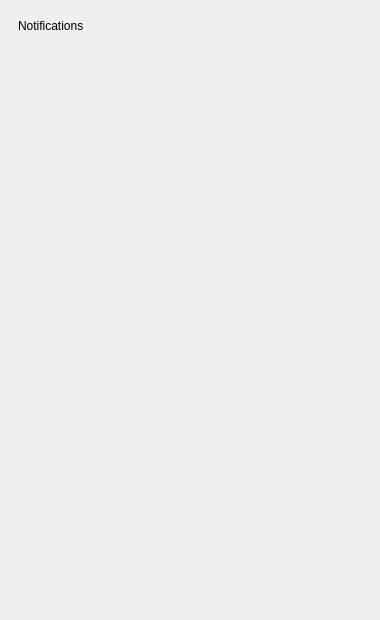
<?xml version="1.0" encoding="UTF-8"?>
<ui version="4.0">
 <class>DashboardNotificationsPanel</class>
 <widget class="QWidget" name="DashboardNotificationsPanel">
  <property name="minimumSize"><size><width>380</width><height>620</height></size></property>
  <layout class="QVBoxLayout" name="rootLayout">
   <property name="spacing"><number>12</number></property>
   <property name="leftMargin"><number>18</number></property>
   <property name="topMargin"><number>16</number></property>
   <property name="rightMargin"><number>18</number></property>
   <property name="bottomMargin"><number>16</number></property>
   <item>
    <layout class="QHBoxLayout" name="headerLayout">
     <item><widget class="QLabel" name="titleLabel"><property name="text"><string>Notifications</string></property></widget></item>
     <item><spacer name="headerSpacer"><property name="orientation"><enum>Qt::Horizontal</enum></property><property name="sizeHint" stdset="0"><size><width>40</width><height>20</height></size></property></spacer></item>
    </layout>
   </item>
   <item><layout class="QHBoxLayout" name="tabsLayout"/></item>
   <item>
    <widget class="QScrollArea" name="scrollArea">
     <property name="frameShape"><enum>QFrame::NoFrame</enum></property>
     <property name="widgetResizable"><bool>true</bool></property>
     <widget class="QWidget" name="scrollContent">
      <layout class="QVBoxLayout" name="notificationsLayout">
       <property name="spacing"><number>10</number></property>
       <property name="leftMargin"><number>0</number></property>
       <property name="topMargin"><number>4</number></property>
       <property name="rightMargin"><number>0</number></property>
       <property name="bottomMargin"><number>4</number></property>
      </layout>
     </widget>
    </widget>
   </item>
   <item><layout class="QVBoxLayout" name="footerLayout"/></item>
  </layout>
 </widget>
 <resources/>
 <connections/>
</ui>
